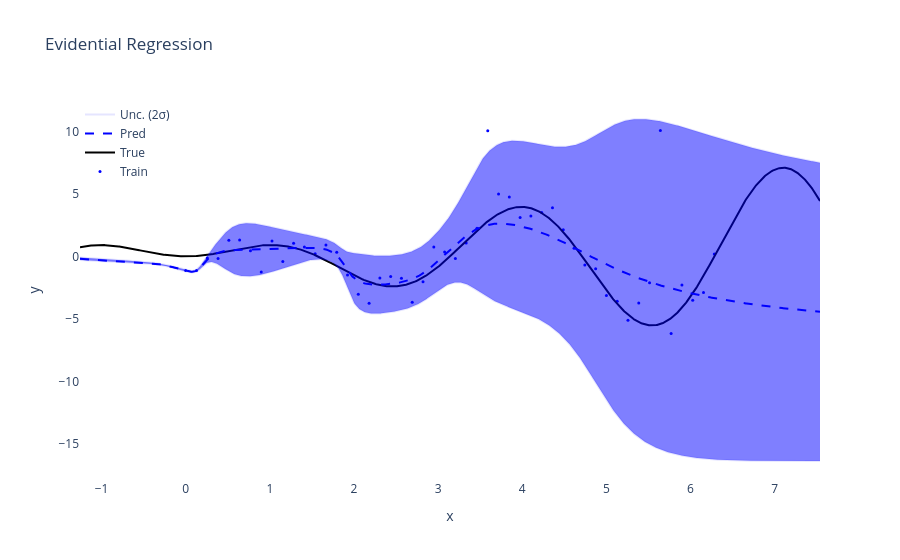

The code cell stored with this chart in its notebook:
### Code cell
import torch
from torch import nn
import plotly.graph_objects as go
from edl_pytorch import NormalInvGamma
from edl_pytorch.loss import nig_nll, nig_reg


torch.manual_seed(0)

# Define the true function
true_func = lambda x: 2*torch.sin(5 * x) * x 

x_train, y_train, x_test, y_test, outlier_indices = generate_data(
    lambda x: torch.sin(2 * x) * x ,
    0,
    2 * torch.pi,
    num_train=50,
    test_additional=0.2,
    num_test=1000,
    sigma_scale=1,
    outlier_ratio=0.04,
    outlier_value_range=(10, 10.1),
)

# Create Evidential MLP model
model = EvidentialMLP(
    input_dim=1, 
    output_dim=1,
    hidden_units=[256, 256, 256],
    activations=["tanh", "tanh", "tanh"],
    nig_coeff=1e-2,
    lipschitz_coeff=0,
    nsu_coeff=0,
    epoch_num=500,
    lr=5e-4
)

# Train the model
model.fit(x_train, y_train)

# Make predictions on test data
mean, std = model(x_test)

# Prepare data for visualization
mean, std = mean.squeeze().numpy(), std.squeeze().numpy()
x_test, y_test = x_test.squeeze().numpy(), y_test.squeeze().numpy()

# Plot using Plotly
fig = go.Figure()

# Add train data points
fig.add_trace(go.Scatter(x=x_train.squeeze().numpy(), y=y_train.squeeze().numpy(), mode='markers', 
                         marker=dict(size=3, color='blue'), name='Train'))

# Add true function line
fig.add_trace(go.Scatter(x=x_test, y=y_test, mode='lines', 
                         line=dict(color='black', width=2), name='True'))

# Add predicted mean line
fig.add_trace(go.Scatter(x=x_test, y=mean, mode='lines', 
                         line=dict(color='blue', dash='dash'), name='Pred'))

# Add uncertainty (2 std devs only)
fig.add_trace(go.Scatter(
    x=x_test, 
    y=(mean - 2 * std), 
    fill=None, mode='lines', line_color='rgba(0,0,255,0.1)',  # Lighter color
    showlegend=True, name='Unc. (2σ)'
))
fig.add_trace(go.Scatter(
    x=x_test, 
    y=(mean + 2 * std), 
    fill='tonexty', mode='lines', line_color='rgba(0,0,255,0.1)',
    showlegend=False
))

# Update layout with white background
fig.update_layout(
    title="Evidential Regression",
    xaxis_title="x",
    yaxis_title="y",
    legend=dict(x=0, y=1),
    plot_bgcolor='white',  # White background
    paper_bgcolor='white'  # White background
)

fig.show()

### Figure 1 — Plotly figure (JSON) as saved in the notebook; plotly's stock layout.template omitted (floating-point values rounded to 4 significant figures; data arrays with more than 128 entries replaced by an {"elided": "..."} marker saying what was removed)
{"data": [{"marker": {"color": "blue", "size": 3}, "mode": "markers", "name": "Train", "type": "scatter", "x": [0, 0.1282, 0.2565, 0.3847, 0.5129, 0.6411, 0.7694, 0.8976, 1.026, 1.154, 1.282, 1.411, 1.539, 1.667, 1.795, 1.923, 2.052, 2.18, 2.308, 2.436, 2.565, 2.693, 2.821, 2.949, 3.077, 3.206, 3.334, 3.462, 3.59, 3.719, 3.847, 3.975, 4.103, 4.232, 4.36, 4.488, 4.616, 4.744, 4.873, 5.001, 5.129, 5.257, 5.386, 5.514, 5.642, 5.77, 5.899, 6.027, 6.155, 6.283], "y": [-1.126, -1.12, -0.1247, -0.1663, 1.287, 1.307, 0.453, -1.24, 1.232, -0.409, 1.05, 0.7526, 0.2184, 0.919, 0.3379, -1.494, -3.035, -3.742, -1.731, -1.612, -1.746, -3.66, -2.029, 0.7463, 0.3567, -0.1756, 1.078, 2.254, 10.05, 4.987, 4.744, 3.113, 3.237, 3.502, 3.881, 2.125, 0.6521, -0.6957, -0.9921, -3.123, -3.591, -5.112, -3.73, -2.1, 10.06, -6.169, -2.284, -3.509, -2.887, 0.1886]}, {"line": {"color": "black", "width": 2}, "mode": "lines", "name": "True", "type": "scatter", "x": {"elided": "1000 float values"}, "y": {"elided": "1000 float values"}}, {"line": {"color": "blue", "dash": "dash"}, "mode": "lines", "name": "Pred", "type": "scatter", "x": {"elided": "1000 float values"}, "y": {"elided": "1000 float values"}}, {"line": {"color": "rgba(0,0,255,0.1)"}, "mode": "lines", "name": "Unc. (2σ)", "showlegend": true, "type": "scatter", "x": {"elided": "1000 float values"}, "y": {"elided": "1000 float values"}}, {"fill": "tonexty", "line": {"color": "rgba(0,0,255,0.1)"}, "mode": "lines", "showlegend": false, "type": "scatter", "x": {"elided": "1000 float values"}, "y": {"elided": "1000 float values"}}], "layout": {"legend": {"x": 0, "y": 1}, "paper_bgcolor": "white", "plot_bgcolor": "white", "title": {"text": "Evidential Regression"}, "xaxis": {"title": {"text": "x"}}, "yaxis": {"title": {"text": "y"}}}}
